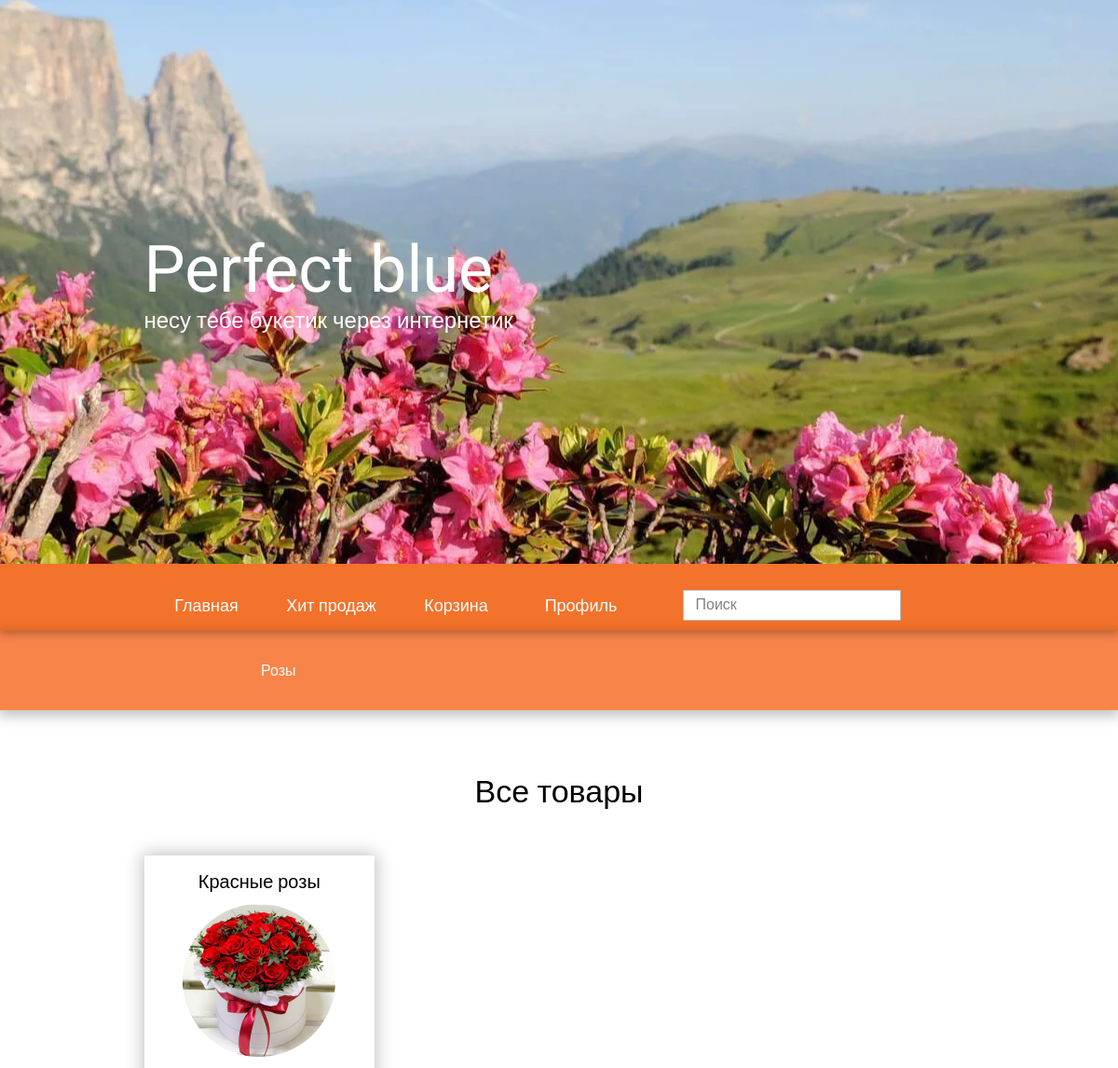
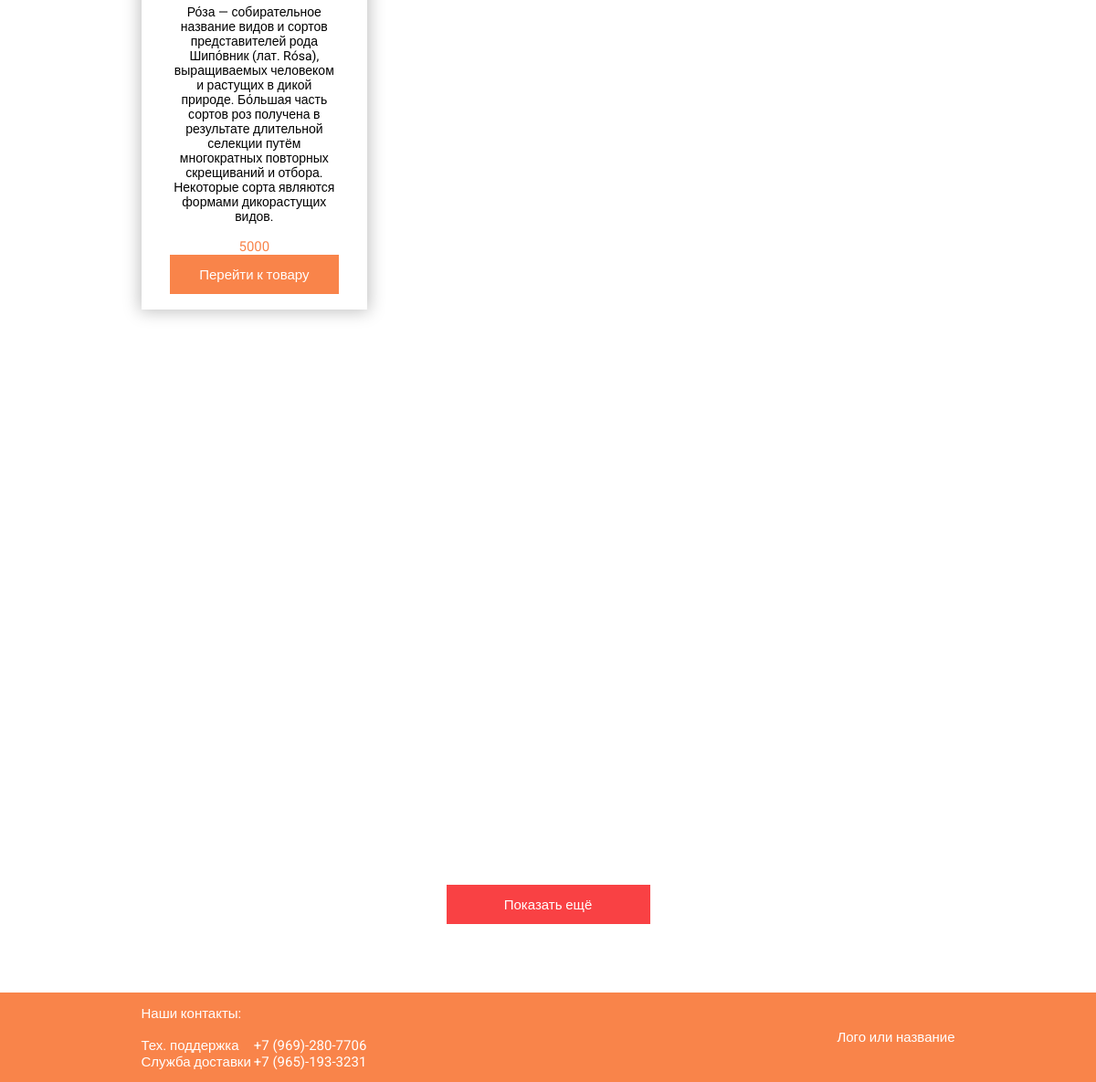
/, run on an earlier commit of the app's database (2 pictures, top to bottom).
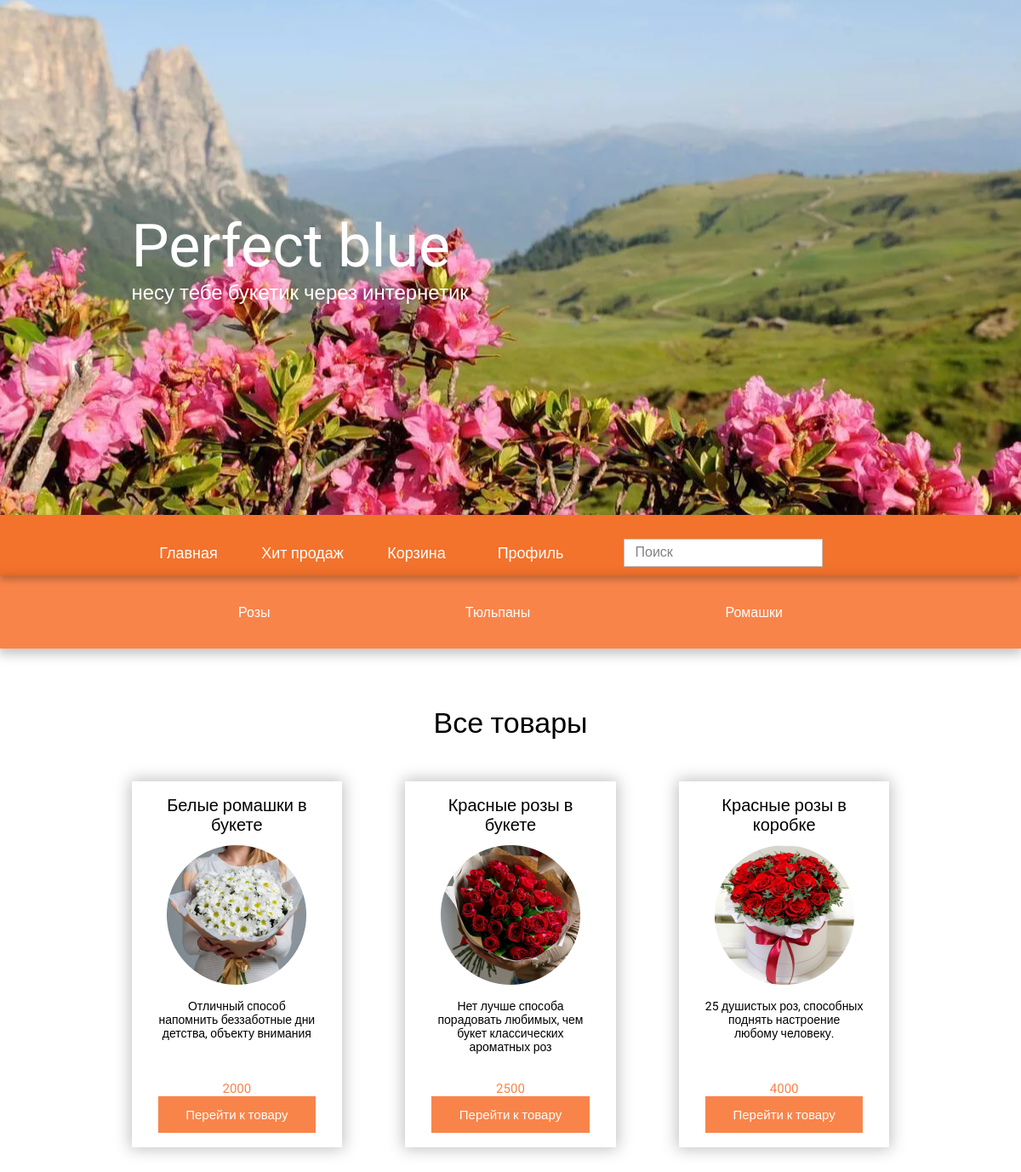
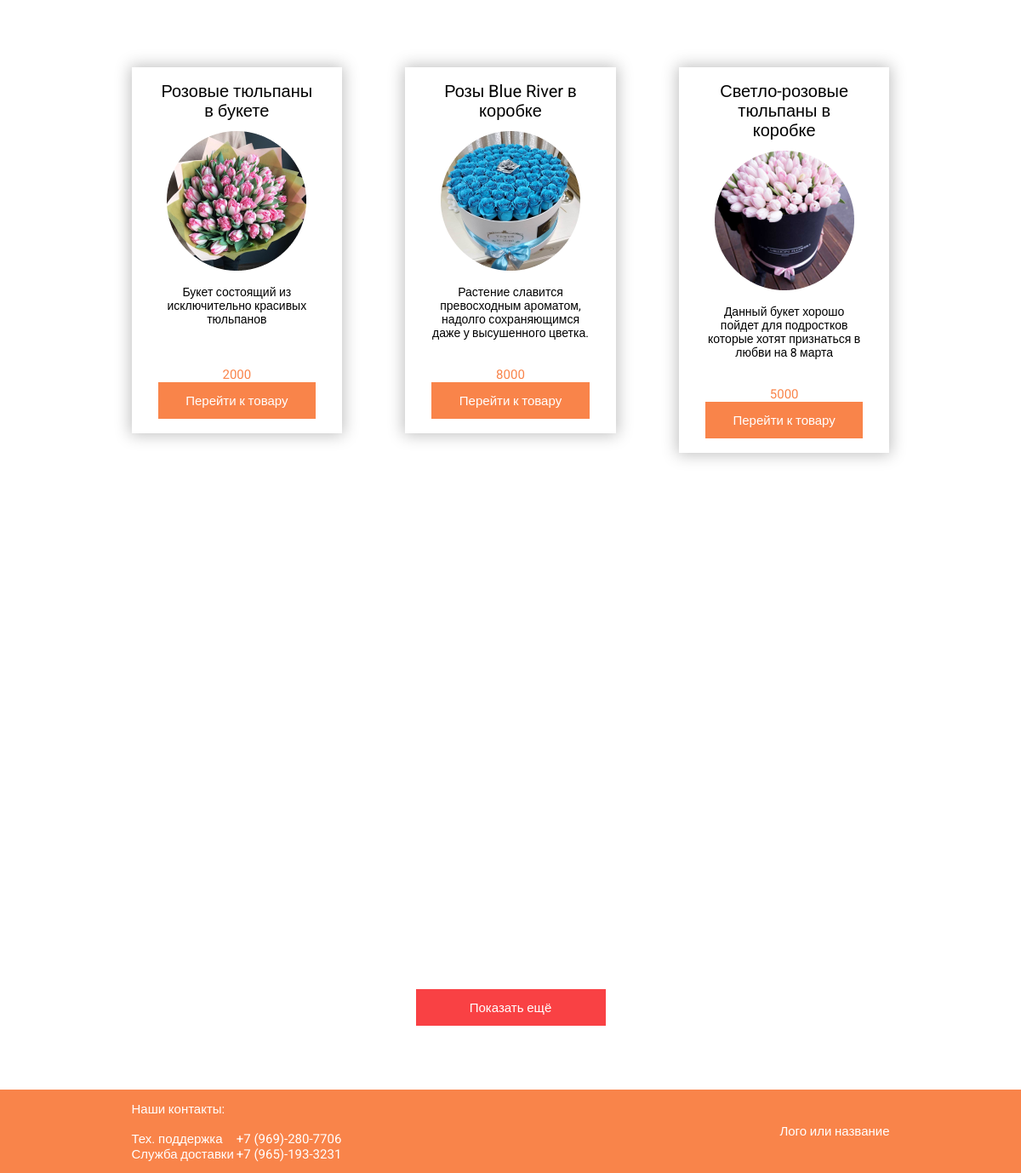
And on a later commit of the database (2 pictures, top to bottom).
### flowers/models.py (models this page shows, shortened)
class Categories(models.Model):
    title = models.CharField(max_length=50, verbose_name='Название')
    slug = models.SlugField(max_length=255, unique=True, db_index=True)
    def __str__(self):
        return self.title
    def get_absolute_url(self):
        return reverse('category', kwargs={'category_slug': self.slug})
    class Meta:
        verbose_name = 'Категория'
        verbose_name_plural = 'Категории'
        ordering = ['id']

class Flowers(models.Model):
    title = models.CharField(max_length=50, verbose_name='Название')
    description = models.TextField(blank=True, verbose_name='Описание')
    price = models.CharField(max_length=10, verbose_name='Цена')
    number_of_purchases = models.IntegerField(default=0, verbose_name='Количество покупок')
    image = models.ImageField(upload_to='photos/%Y/%m/%d/', verbose_name='Фото')
    slug = models.SlugField(max_length=255, unique=True, db_index=True, verbose_name='URL')
    cat = models.ForeignKey('Categories', on_delete=models.CASCADE)
    def get_absolute_url(self):
        return reverse('post', kwargs={'post_slug': self.slug})
    class Meta:
        verbose_name = 'Цветы'
        verbose_name_plural = 'Цветы'
        ordering = ['title', 'price', 'number_of_purchases']

### flowers/views.py (the view)
# urls.py: path('', Main.as_view(), name='main'),
class Main(ListView):
    model = Flowers
    template_name = 'flowers/main.html'
    context_object_name = 'flowers'
    def get_context_data(self, *, object_list=None, **kwargs):
        context = super().get_context_data(**kwargs)
        context['menu'] = menu
        context['categories'] = cats
        return context

### flowers/templates/flowers/main.html (shortened to what this page needs)
{% extends 'flowers/base.html' %}
{% block header %}
<div class="sub__head">
    <div class="_container">
        <div class="subHead__row">
            <ul class="range">
                {% for c in categories %}
                <li><a href="{{ c.get_absolute_url }}">{{ c }}</a></li>
                {% endfor %}
            </ul>
        </div>
    </div>
</div>
{% endblock %}
{% block content %}
<main class="main">
    <div class="main__titleBlock">
        <div class="_container">
            <div class="main__title">
                Все товары
            </div>
        </div>
    </div>
    <div class="main__body">
        <div class="_container">
            <div class="main__row">
                <div class="main__page">
                    {% for f in flowers %}
                    <div class="page__body">
                        <div class="page__title">
                            {{ f.title }}
                        </div>
                        <div class="page__image">
                            <img src="{{ f.image.url }}" alt="">
                        </div>
                        <div class="page__text">
                            {{ f.description }}
                        </div>
                        <div class="page__price">
                            {{ f.price }}
                        </div>
                        <div class="page__link">
                            <a href="{{ f.get_absolute_url }}">
                                Перейти к товару
                            </a>
                        </div>
                    </div>
                </div>
                <div class="main__page">
                    {% endfor %}
                </div>
            </div>
        </div>
    </div>
    </div>
    <div class="showMore">
        <div class="_container">
            <div class="showMore__body">
                <button class="showMore__button" href="#">Показать ещё</button>
            </div>
        </div>
    </div>
{% endblock %}

### flowers/templates/flowers/base.html (shortened to what this page needs)
{% load static %}
<!DOCTYPE html>
<html lang="ru">
<head>
    <link rel="stylesheet" href="{% static 'flowers/css/style.css' %}?version={% now 'U' %}">
</head>
<body>
<div class="wrapper">
    <div class="content">
        <div class="logo">
            <div class="_container">
                <div class="logo__row">
                    <div class="logo__body">
                        <div class="logo__title">
                            Perfect blue
                        </div>
                        <div class="logo__subTitle">
                            несу тебе букетик через интернетик
                        </div>
                    </div>
                </div>
                <div class="logo__img _imd">
                    <img src= "{% static 'flowers/images/Rectangle 1.png' %}" alt="img">
                </div>
            </div>
        </div>
        <header class="header">
            <div class="head">
                <div class="_container">
                    <ul class="navigation">
                        {% for m in menu %}
                        <li><a href="{% url m.url %}">{{ m.title }}</a></li>
                        {% endfor %}
                        <input type="text" placeholder="Поиск">
                    </ul>
                </div>
            </div>
            {% block header %}
            {% endblock %}
        </header>
        {% block content %}
        {% endblock %}
</div>
<footer class="footer">
    <div class="_container">
        <div class="footer__row">
            <div class="footer__contacts">
                <div class="contacts__title">
                    Наши контакты:
                </div>
                <div class="phoneNumbers__row">
                    <div class="contacts__names">
                        Тех. поддержка
                        Служба доставки
                    </div>
                    <div class="contacts__list">
                        +7 (969)-280-7706
                        +7 (965)-193-3231
                    </div>
                </div>
            </div>
            <div class="footer__logo">
                Лого или название
            </div>
        </div>
    </div>
</footer>
</body>
</html>

### flowers/static/flowers/css/style.css (style rules this page uses)
* { padding: 0; margin: 0; border: 0; }
*, *:before, *:after { -webkit-box-sizing: border-box; box-sizing: border-box; }
nav, footer, header, aside { display: block; }
html, body { height: 100%; width: 100%; font-size: 100%; line-height: 1; font-size: 14px; -ms-text-size-adjust: 100%; -moz-text-size-adjust: 100%; -webkit-text-size-adjust: 100%; }
input, button, textarea { font-family: inherit; }
button { cursor: pointer; }
a, a:visited { text-decoration: none; }
ul li { list-style: none; }
img { vertical-align: top; }
body { font-family: 'Roboto', sans-serif; }
.wrapper { min-height: 100%; display: flex; flex-direction: column; overflow: hidden; }
._container { max-width: 891px; margin: 0 auto; }
._imd { position: relative; }
._imd img { position: absolute; width: 100%; height: 100%; top: 0; left: 0; object-fit: cover; }
.content { flex: 1 1 auto; }
.logo { position: relative; }
.logo__row { display: flex; justify-content: center; min-width: 891px; min-height: 605px; flex-direction: column; }
.logo__body { display: flex; flex-direction: column; }
.logo__title { font-size: 70px; line-height: 82px; color: #FFFFFF; }
.logo__subTitle { font-size: 24px; line-height: 28px; color: #FFFFFF; }
.logo__img { position: absolute; top: 0; left: 0; width: 100%; height: 100%; z-index: -1; }
.header { background: #F9844A; }
.head { position: relative; padding-top: 16px; background: #F3722C; box-shadow: 0px 4px 8px rgba(0, 0, 0, 0.25); }
.navigation { min-height: 56px; max-height: 100%; display: flex; align-items: center; }
.navigation li { min-height: 56px; display: flex; align-items: center; justify-content: center; min-width: 134px; }
.navigation a { font-size: 18px; line-height: 21px; color: #FFFFFF; }
.navigation input { border: 1px solid #C1C1C1; width: 234px; height: 33px; margin: 0px 42px 0px 42px; }
.navigation input::placeholder { color: #818181; font-size: 16px; line-height: 19px; padding: 0px 0px 0px 13px; }
.sub__head { position:relative ; box-shadow: 0px 4px 13px 2px rgba(0, 0, 0, 0.25); }
.subHead__row { min-height: 85px; display: flex; justify-content: center; align-items: center; }
.range { min-width: 640px; display: flex; justify-content: space-between; }
.range a { font-size: 16px; line-height: 19px; color: #FFFFFF; }
.main { min-height: 1286px; }
.main__titleBlock { margin: 0px 0px 49px 0px; }
.main__title { font-size: 34px; line-height: 40px; display: flex; justify-content: center; margin: 67px 0px 0px 0px; }
.main__row { margin: 0px -37px; display: flex; flex-wrap: wrap; }
.main__page { margin-bottom: 108px; flex: 0 1 33.3333%; padding: 0px 37px; min-height: 414px; }
.page__body { padding: 0px 31px 0px 31px; box-shadow: 0px 0px 17px 2px rgba(0, 0, 0, 0.25); display: flex; flex-direction: column; }
.page__title { text-align: center; margin-top: 17px; margin-bottom: 12px; font-size: 20px; line-height: 23px; }
.page__image { display: flex; justify-content: center; margin-bottom: 17px; }
.page__text { min-height: 80px; text-align: center; font-size: 14px; line-height: 16px; margin-bottom: 16px; }
.page__price { display: flex; justify-content: center; align-items: center; font-size: 15px; color: #F9844A; line-height: 18px; }
.page__link { padding-bottom: 17px; }
.page__link a { font-size: 15px; line-height: 18px; min-width: 164px; min-height: 43px; display: flex; align-items: center; justify-content: center; background-color: #F9844A; color: #FFFFFF; }
.showMore { margin-bottom: 75px; }
.showMore__body { display: flex; justify-content: center; }
.showMore__button { display: flex; justify-content: center; align-items: center; color: #FFFFFF; background: #F94144; min-width: 223px; min-height: 43px; font-size: 15px; line-height: 18px; }
.footer { font-size: 15px; line-height: 18px; color: white; min-height: 98px; background-color: #F9844A; }
.footer__row { display: flex; justify-content: space-between; }
.footer__contacts { display: flex; justify-content: center; min-height: 98px; flex-direction: column; }
.footer__logo { display: flex; min-height: 98px; align-items: center; }
.contacts__title { margin-bottom: 17px; }
.phoneNumbers__row { max-width: 257px; display: flex; justify-content: space-between; }
.contacts__list { display: flex; justify-content: end; }

What changed in the data, as far as the page shows it:
added Categories: title "Тюльпаны"
added Categories: title "Ромашки"
added Flowers: title "Белые ромашки в букете", image (picture), description "Отличный способ напомнить беззаботные дни детства, объекту внимания", price "2000"
added Flowers: title "Красные розы в букете", image (picture), description "Нет лучше способа порадовать любимых, чем букет классических ароматных роз", price "2500"
changed Flowers: title "Красные розы" → "Красные розы в коробке"; description "Ро́за — собирательное название видов и сортов представителей рода Шипо́вник (лат. Rósa), выращиваемых человеком и растущих в дикой природе. Бо́льшая часть сортов роз получена в результате длительной селекции путём многократных повторных скрещиваний и отбора. Некоторые сорта являются формами дикорастущих видов." → "25 душистых роз, способных поднять настроение любому человеку."; price "5000" → "4000"
added Flowers: title "Розовые тюльпаны в букете", image (picture), description "Букет состоящий из исключительно красивых тюльпанов", price "2000"
added Flowers: title "Розы Blue River в коробке", image (picture), description "Растение славится превосходным ароматом, надолго сохраняющимся даже у высушенного цветка.", price "8000"
added Flowers: title "Светло-розовые тюльпаны в коробке", image (picture), description "Данный букет хорошо пойдет для подростков которые хотят признаться в любви на 8 марта", price "5000"
